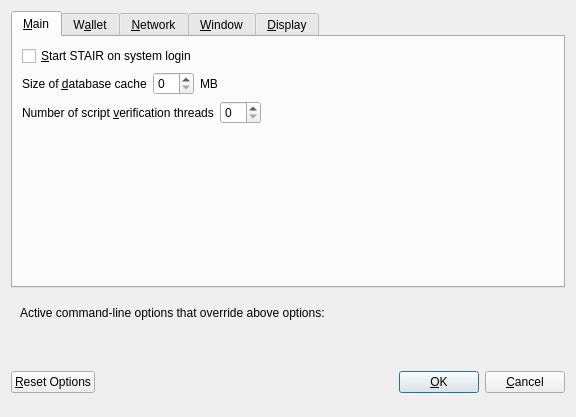
<?xml version="1.0" encoding="UTF-8"?>
<ui version="4.0">
 <class>OptionsDialog</class>
 <widget class="QDialog" name="OptionsDialog">
  <property name="geometry">
   <rect>
    <x>0</x>
    <y>0</y>
    <width>576</width>
    <height>417</height>
   </rect>
  </property>
  <property name="windowTitle">
   <string>Options</string>
  </property>
  <property name="modal">
   <bool>true</bool>
  </property>
  <layout class="QVBoxLayout" name="verticalLayout">
   <item>
    <widget class="QTabWidget" name="tabWidget">
     <property name="currentIndex">
      <number>0</number>
     </property>
     <widget class="QWidget" name="tabMain">
      <attribute name="title">
       <string>&amp;Main</string>
      </attribute>
      <layout class="QVBoxLayout" name="verticalLayout_Main">
       <item>
        <widget class="QCheckBox" name="bitcoinAtStartup">
         <property name="toolTip">
          <string>Automatically start STAIR after logging in to the system.</string>
         </property>
         <property name="text">
          <string>&amp;Start STAIR on system login</string>
         </property>
        </widget>
       </item>
       <item>
        <layout class="QHBoxLayout" name="horizontalLayout_2_Main">
         <item>
          <widget class="QLabel" name="databaseCacheLabel">
           <property name="text">
            <string>Size of &amp;database cache</string>
           </property>
           <property name="textFormat">
            <enum>Qt::PlainText</enum>
           </property>
           <property name="buddy">
            <cstring>databaseCache</cstring>
           </property>
          </widget>
         </item>
         <item>
          <widget class="QSpinBox" name="databaseCache"/>
         </item>
         <item>
          <widget class="QLabel" name="databaseCacheUnitLabel">
           <property name="text">
            <string>MB</string>
           </property>
           <property name="textFormat">
            <enum>Qt::PlainText</enum>
           </property>
          </widget>
         </item>
         <item>
          <spacer name="horizontalSpacer_2_Main">
           <property name="orientation">
            <enum>Qt::Horizontal</enum>
           </property>
           <property name="sizeHint" stdset="0">
            <size>
             <width>40</width>
             <height>20</height>
            </size>
           </property>
          </spacer>
         </item>
        </layout>
       </item>
       <item>
        <layout class="QHBoxLayout" name="horizontalLayout_3_Main">
         <item>
          <widget class="QLabel" name="threadsScriptVerifLabel">
           <property name="text">
            <string>Number of script &amp;verification threads</string>
           </property>
           <property name="textFormat">
            <enum>Qt::PlainText</enum>
           </property>
           <property name="buddy">
            <cstring>threadsScriptVerif</cstring>
           </property>
          </widget>
         </item>
         <item>
          <widget class="QSpinBox" name="threadsScriptVerif">
           <property name="toolTip">
            <string>(0 = auto, &lt;0 = leave that many cores free)</string>
           </property>
          </widget>
         </item>
         <item>
          <spacer name="horizontalSpacer_3_Main">
           <property name="orientation">
            <enum>Qt::Horizontal</enum>
           </property>
           <property name="sizeHint" stdset="0">
            <size>
             <width>40</width>
             <height>20</height>
            </size>
           </property>
          </spacer>
         </item>
        </layout>
       </item>
       <item>
        <spacer name="verticalSpacer_Main">
         <property name="orientation">
          <enum>Qt::Vertical</enum>
         </property>
         <property name="sizeHint" stdset="0">
          <size>
           <width>20</width>
           <height>40</height>
          </size>
         </property>
        </spacer>
       </item>
      </layout>
     </widget>
     <widget class="QWidget" name="tabWallet">
      <attribute name="title">
       <string>W&amp;allet</string>
      </attribute>
      <layout class="QVBoxLayout" name="verticalLayout_Wallet">
       <item>
        <widget class="QGroupBox" name="groupBox">
         <property name="title">
          <string>Expert</string>
         </property>
         <layout class="QVBoxLayout" name="verticalLayout_2">
          <item>
           <widget class="QCheckBox" name="coinControlFeatures">
            <property name="toolTip">
             <string>Whether to show coin control features or not.</string>
            </property>
            <property name="text">
             <string>Enable coin &amp;control features</string>
            </property>
           </widget>
          </item>
          <item>
           <widget class="QCheckBox" name="showMasternodesTab">
            <property name="toolTip">
             <string>Show additional tab listing all your masternodes in first sub-tab&lt;br/&gt;and all masternodes on the network in second sub-tab.</string>
            </property>
            <property name="text">
             <string>Show Masternodes Tab</string>
            </property>
           </widget>
          </item>
          <item>
           <widget class="QCheckBox" name="spendZeroConfChange">
            <property name="toolTip">
             <string>If you disable the spending of unconfirmed change, the change from a transaction&lt;br/&gt;cannot be used until that transaction has at least one confirmation.&lt;br/&gt;This also affects how your balance is computed.</string>
            </property>
            <property name="text">
             <string>&amp;Spend unconfirmed change</string>
            </property>
           </widget>
          </item>
         </layout>
        </widget>
       </item>
       <item>
        <spacer name="verticalSpacer_Wallet">
         <property name="orientation">
          <enum>Qt::Vertical</enum>
         </property>
         <property name="sizeHint" stdset="0">
          <size>
           <width>20</width>
           <height>40</height>
          </size>
         </property>
        </spacer>
       </item>
      </layout>
     </widget>
     <widget class="QWidget" name="tabNetwork">
      <attribute name="title">
       <string>&amp;Network</string>
      </attribute>
      <layout class="QVBoxLayout" name="verticalLayout_Network">
       <item>
        <widget class="QCheckBox" name="mapPortUpnp">
         <property name="toolTip">
          <string>Automatically open the STAIR client port on the router. This only works when your router supports UPnP and it is enabled.</string>
         </property>
         <property name="text">
          <string>Map port using &amp;UPnP</string>
         </property>
        </widget>
       </item>
       <item>
        <widget class="QCheckBox" name="allowIncoming">
         <property name="toolTip">
          <string>Accept connections from outside</string>
         </property>
         <property name="text">
          <string>Allow incoming connections</string>
         </property>
        </widget>
       </item>
       <item>
        <widget class="QCheckBox" name="connectSocks">
         <property name="toolTip">
          <string>Connect to the STAIR network through a SOCKS5 proxy.</string>
         </property>
         <property name="text">
          <string>&amp;Connect through SOCKS5 proxy (default proxy):</string>
         </property>
        </widget>
       </item>
       <item>
        <layout class="QHBoxLayout" name="horizontalLayout_1_Network">
         <item>
          <widget class="QLabel" name="proxyIpLabel">
           <property name="text">
            <string>Proxy &amp;IP:</string>
           </property>
           <property name="textFormat">
            <enum>Qt::PlainText</enum>
           </property>
           <property name="buddy">
            <cstring>proxyIp</cstring>
           </property>
          </widget>
         </item>
         <item>
          <widget class="QValidatedLineEdit" name="proxyIp">
           <property name="minimumSize">
            <size>
             <width>140</width>
             <height>0</height>
            </size>
           </property>
           <property name="maximumSize">
            <size>
             <width>140</width>
             <height>16777215</height>
            </size>
           </property>
           <property name="toolTip">
            <string>IP address of the proxy (e.g. IPv4: 127.0.0.1 / IPv6: ::1)</string>
           </property>
          </widget>
         </item>
         <item>
          <widget class="QLabel" name="proxyPortLabel">
           <property name="text">
            <string>&amp;Port:</string>
           </property>
           <property name="textFormat">
            <enum>Qt::PlainText</enum>
           </property>
           <property name="buddy">
            <cstring>proxyPort</cstring>
           </property>
          </widget>
         </item>
         <item>
          <widget class="QLineEdit" name="proxyPort">
           <property name="minimumSize">
            <size>
             <width>55</width>
             <height>0</height>
            </size>
           </property>
           <property name="maximumSize">
            <size>
             <width>55</width>
             <height>16777215</height>
            </size>
           </property>
           <property name="toolTip">
            <string>Port of the proxy (e.g. 9050)</string>
           </property>
          </widget>
         </item>
         <item>
          <spacer name="horizontalSpacer_1_Network">
           <property name="orientation">
            <enum>Qt::Horizontal</enum>
           </property>
           <property name="sizeHint" stdset="0">
            <size>
             <width>40</width>
             <height>20</height>
            </size>
           </property>
          </spacer>
         </item>
        </layout>
       </item>
       <item>
        <spacer name="verticalSpacer_Network">
         <property name="orientation">
          <enum>Qt::Vertical</enum>
         </property>
         <property name="sizeHint" stdset="0">
          <size>
           <width>20</width>
           <height>40</height>
          </size>
         </property>
        </spacer>
       </item>
      </layout>
     </widget>
     <widget class="QWidget" name="tabWindow">
      <attribute name="title">
       <string>&amp;Window</string>
      </attribute>
      <layout class="QVBoxLayout" name="verticalLayout_Window">
       <item>
        <widget class="QCheckBox" name="minimizeToTray">
         <property name="toolTip">
          <string>Show only a tray icon after minimizing the window.</string>
         </property>
         <property name="text">
          <string>&amp;Minimize to the tray instead of the taskbar</string>
         </property>
        </widget>
       </item>
       <item>
        <widget class="QCheckBox" name="minimizeOnClose">
         <property name="toolTip">
          <string>Minimize instead of exit the application when the window is closed. When this option is enabled, the application will be closed only after selecting Quit in the menu.</string>
         </property>
         <property name="text">
          <string>M&amp;inimize on close</string>
         </property>
        </widget>
       </item>
       <item>
        <spacer name="verticalSpacer_Window">
         <property name="orientation">
          <enum>Qt::Vertical</enum>
         </property>
         <property name="sizeHint" stdset="0">
          <size>
           <width>20</width>
           <height>40</height>
          </size>
         </property>
        </spacer>
       </item>
      </layout>
     </widget>
     <widget class="QWidget" name="tabDisplay">
      <attribute name="title">
       <string>&amp;Display</string>
      </attribute>
      <layout class="QVBoxLayout" name="verticalLayout_Display">
       <item>
        <layout class="QHBoxLayout" name="horizontalLayout_1_Display">
         <item>
          <widget class="QLabel" name="langLabel">
           <property name="text">
            <string>User Interface &amp;language:</string>
           </property>
           <property name="textFormat">
            <enum>Qt::PlainText</enum>
           </property>
           <property name="buddy">
            <cstring>lang</cstring>
           </property>
          </widget>
         </item>
         <item>
          <widget class="QValueComboBox" name="lang">
           <property name="toolTip">
            <string>The user interface language can be set here. This setting will take effect after restarting STAIR.</string>
           </property>
          </widget>
         </item>
        </layout>
       </item>
       <item>
        <widget class="QLabel" name="label_3">
         <property name="toolTip">
          <string notr="true"/>
         </property>
         <property name="statusTip">
          <string notr="true"/>
         </property>
         <property name="whatsThis">
          <string notr="true"/>
         </property>
         <property name="accessibleName">
          <string notr="true"/>
         </property>
         <property name="text">
          <string>Language missing or translation incomplete? Help contributing translations here:
https://www.transifex.com/stair-project/stair-project-translations</string>
         </property>
         <property name="wordWrap">
          <bool>true</bool>
         </property>
         <property name="openExternalLinks">
          <bool>true</bool>
         </property>
         <property name="textInteractionFlags">
          <set>Qt::TextBrowserInteraction</set>
         </property>
        </widget>
       </item>
       <item>
        <layout class="QHBoxLayout" name="horizontalLayout_4_Display" stretch="0,0">
         <item>
          <widget class="QLabel" name="themeLabel">
           <property name="text">
            <string>User Interface Theme:</string>
           </property>
          </widget>
         </item>
         <item>
          <widget class="QValueComboBox" name="theme"/>
         </item>
        </layout>
       </item>
       <item>
        <widget class="Line" name="line">
         <property name="orientation">
          <enum>Qt::Horizontal</enum>
         </property>
        </widget>
       </item>
       <item>
        <layout class="QHBoxLayout" name="horizontalLayout_2_Display">
         <item>
          <widget class="QLabel" name="unitLabel">
           <property name="text">
            <string>&amp;Unit to show amounts in:</string>
           </property>
           <property name="textFormat">
            <enum>Qt::PlainText</enum>
           </property>
           <property name="buddy">
            <cstring>unit</cstring>
           </property>
          </widget>
         </item>
         <item>
          <widget class="QValueComboBox" name="unit">
           <property name="toolTip">
            <string>Choose the default subdivision unit to show in the interface and when sending coins.</string>
           </property>
          </widget>
         </item>
        </layout>
       </item>
       <item>
        <layout class="QHBoxLayout" name="horizontalLayout_5_Display">
         <item>
          <widget class="QLabel" name="digitsLabel">
           <property name="text">
            <string>Decimal digits</string>
           </property>
          </widget>
         </item>
         <item>
          <widget class="QValueComboBox" name="digits"/>
         </item>
        </layout>
       </item>
       <item>
        <layout class="QHBoxLayout" name="horizontalLayout_3_Display">
         <item>
          <widget class="QLabel" name="thirdPartyTxUrlsLabel">
           <property name="toolTip">
            <string>Third party URLs (e.g. a block explorer) that appear in the transactions tab as context menu items. %s in the URL is replaced by transaction hash. Multiple URLs are separated by vertical bar |.</string>
           </property>
           <property name="text">
            <string>Third party transaction URLs</string>
           </property>
           <property name="buddy">
            <cstring>thirdPartyTxUrls</cstring>
           </property>
          </widget>
         </item>
         <item>
          <widget class="QLineEdit" name="thirdPartyTxUrls">
           <property name="toolTip">
            <string>Third party URLs (e.g. a block explorer) that appear in the transactions tab as context menu items. %s in the URL is replaced by transaction hash. Multiple URLs are separated by vertical bar |.</string>
           </property>
          </widget>
         </item>
        </layout>
       </item>
       <item>
        <spacer name="verticalSpacer">
         <property name="orientation">
          <enum>Qt::Vertical</enum>
         </property>
         <property name="sizeHint" stdset="0">
          <size>
           <width>20</width>
           <height>40</height>
          </size>
         </property>
        </spacer>
       </item>
      </layout>
     </widget>
    </widget>
   </item>
   <item>
    <widget class="QFrame" name="frame">
     <layout class="QVBoxLayout" name="verticalLayout_Bottom">
      <item>
       <layout class="QHBoxLayout" name="horizontalLayout_Bottom">
        <item>
         <widget class="QLabel" name="overriddenByCommandLineInfoLabel">
          <property name="text">
           <string>Active command-line options that override above options:</string>
          </property>
          <property name="textFormat">
           <enum>Qt::PlainText</enum>
          </property>
         </widget>
        </item>
        <item>
         <spacer name="horizontalSpacer_Bottom">
          <property name="orientation">
           <enum>Qt::Horizontal</enum>
          </property>
          <property name="sizeHint" stdset="0">
           <size>
            <width>40</width>
            <height>20</height>
           </size>
          </property>
         </spacer>
        </item>
       </layout>
      </item>
      <item>
       <widget class="QLabel" name="overriddenByCommandLineLabel">
        <property name="text">
         <string/>
        </property>
        <property name="textFormat">
         <enum>Qt::PlainText</enum>
        </property>
        <property name="wordWrap">
         <bool>true</bool>
        </property>
       </widget>
      </item>
     </layout>
    </widget>
   </item>
   <item>
    <layout class="QHBoxLayout" name="horizontalLayout_Buttons">
     <item>
      <widget class="QPushButton" name="resetButton">
       <property name="toolTip">
        <string>Reset all client options to default.</string>
       </property>
       <property name="text">
        <string>&amp;Reset Options</string>
       </property>
       <property name="autoDefault">
        <bool>false</bool>
       </property>
      </widget>
     </item>
     <item>
      <spacer name="horizontalSpacer_1">
       <property name="orientation">
        <enum>Qt::Horizontal</enum>
       </property>
       <property name="sizeHint" stdset="0">
        <size>
         <width>40</width>
         <height>48</height>
        </size>
       </property>
      </spacer>
     </item>
     <item>
      <widget class="QLabel" name="statusLabel">
       <property name="minimumSize">
        <size>
         <width>200</width>
         <height>0</height>
        </size>
       </property>
       <property name="font">
        <font>
         <weight>75</weight>
         <bold>true</bold>
        </font>
       </property>
       <property name="text">
        <string/>
       </property>
       <property name="textFormat">
        <enum>Qt::PlainText</enum>
       </property>
       <property name="wordWrap">
        <bool>true</bool>
       </property>
      </widget>
     </item>
     <item>
      <spacer name="horizontalSpacer_2">
       <property name="orientation">
        <enum>Qt::Horizontal</enum>
       </property>
       <property name="sizeHint" stdset="0">
        <size>
         <width>40</width>
         <height>48</height>
        </size>
       </property>
      </spacer>
     </item>
     <item>
      <widget class="QPushButton" name="okButton">
       <property name="text">
        <string>&amp;OK</string>
       </property>
       <property name="autoDefault">
        <bool>false</bool>
       </property>
       <property name="default">
        <bool>true</bool>
       </property>
      </widget>
     </item>
     <item>
      <widget class="QPushButton" name="cancelButton">
       <property name="text">
        <string>&amp;Cancel</string>
       </property>
       <property name="autoDefault">
        <bool>false</bool>
       </property>
      </widget>
     </item>
    </layout>
   </item>
  </layout>
 </widget>
 <customwidgets>
  <customwidget>
   <class>QValidatedLineEdit</class>
   <extends>QLineEdit</extends>
   <header>qvalidatedlineedit.h</header>
  </customwidget>
  <customwidget>
   <class>QValueComboBox</class>
   <extends>QComboBox</extends>
   <header>qvaluecombobox.h</header>
  </customwidget>
 </customwidgets>
 <resources/>
 <connections/>
</ui>
